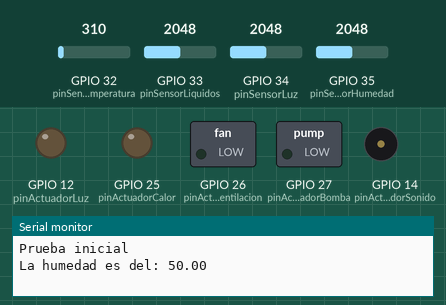
The sketch below on a simulated ESP32. Shown: switched loads named in the sketch (green lamp = pin HIGH), output pins drawn as LEDs (lit = HIGH), buzzer (waves = sounding), the last lines printed to the serial monitor. The test bench sets the inputs (shaded band); at power-on: GPIO 32 (pinSensorTemperatura) = 310, GPIO 33 (pinSensorLiquidos) = 2048, GPIO 34 (pinSensorLuz) = 2048, GPIO 35 (pinSensorHumedad) = 2048.

Above: at 0.1 s.
At 10.1 s:
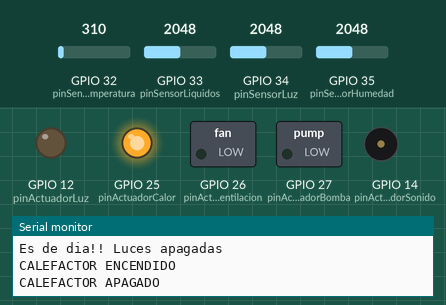
At 14.1 s:
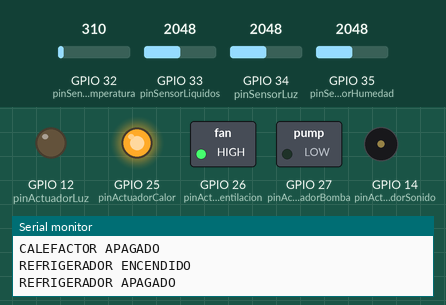
At 28.2 s:
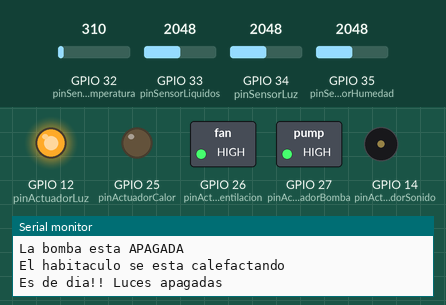
Timing chart, 0 to 29.7 s (numbered marks = the images above):
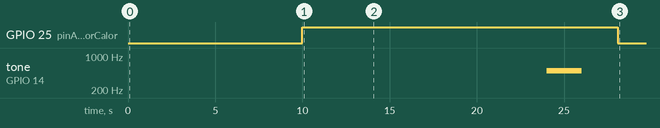

Measured:
- by itself, GPIO 25 (pinActuadorCalor): HIGH → LOW at 28.1 s

The sketch:

LaCruzVerde_v1.ino
```cpp
const int pinSensorLuz = 34;
const int pinSensorHumedad = 35;
const int pinSensorTemperatura = 32;
const int pinSensorLiquidos = 33;

const int pinActuadorCalor = 25;
const int pinActuadorVentilacion = 26;
const int pinActuadorLuz = 12;
const int pinActuadorBomba = 27;
const int pinActuadorSonido = 14;

const int frecuencia = 6000;
const int canalSonido = 0;
const int resolucion = 8;

float medidaLuz = 0;
float medidaHumedad = 0;
float medidaTemperatura = 0;
float medidaLiquidos = 0;

float humedadNecesaria = 0;
float temperaturaNecesaria = 0;

void setup() {

  Serial.begin(9600);

  pinMode(pinSensorLuz, INPUT); //Seleccion de pin para sensor de luz
  pinMode(pinSensorHumedad, INPUT); //Seleccion de pin para sensor de humedad
  pinMode(pinSensorTemperatura, INPUT); //Seleccion de pin para sensor de temperatura
  pinMode(pinSensorLiquidos, INPUT); //Seleccion de pin para sensor de liquidos

  pinMode(pinActuadorCalor, OUTPUT); //Seleccion de pin para actuador de calor (rele nº3)
  pinMode(pinActuadorVentilacion, OUTPUT); //Seleccion de pin para actuador de ventilacion (rele nº1)
  pinMode(pinActuadorLuz, OUTPUT); //Seleccion de pin para actuador de luz (rele nº4)
  pinMode(pinActuadorBomba, OUTPUT); //Seleccion de pin para actuador de bomba de agua (rele nº2)
  pinMode(pinActuadorSonido, OUTPUT); //Seleccion de pin para actuador de sonido (buzzer)

  ledcSetup(canalSonido, frecuencia, resolucion);
  ledcAttachPin(pinActuadorSonido, canalSonido);

  //Prueba inicial
  Serial.println("Prueba inicial");
  medidaLuz = (100*analogRead(pinSensorLuz))/4095; //Lectura en porcentaje
  medidaHumedad = (100-((100*analogRead(pinSensorHumedad))/4095)); //Lectura en porcentaje
  medidaTemperatura = analogRead(pinSensorTemperatura)*0,1220703125; //Lectura en grados
  medidaLiquidos = (100*analogRead(pinSensorLiquidos))/4095; //Lectura en porcentaje
  Serial.print("La humedad es del: ");
  Serial.println(medidaHumedad);
  delay(2000);
  Serial.print("La temperatura es de: ");
  Serial.print(medidaTemperatura);
  Serial.println("º");
  delay(2000);
  if(medidaLiquidos < 10){
    Serial.println("Tanque casi vacio");
  }else{
    Serial.println("Tanque lleno");
  }
  delay(2000);
  if(medidaLuz < 20){
    Serial.println("Es de noche!! Luces encendidas!!");
  }else{
    Serial.println("Es de dia!! Luces apagadas");
  }
  delay(2000);
  Serial.println("CALEFACTOR ENCENDIDO");
  digitalWrite(25, LOW);
  delay(2000);
  Serial.println("CALEFACTOR APAGADO");
  digitalWrite(25, HIGH);
  delay(2000);
  Serial.println("REFRIGERADOR ENCENDIDO");
  digitalWrite(26, LOW);
  delay(2000);
  Serial.println("REFRIGERADOR APAGADO");
  digitalWrite(26, HIGH);
  delay(2000);
  Serial.println("LUZ ENCENDIDA");
  digitalWrite(12, LOW);
  delay(2000);
  Serial.println("LUZ APAGADA");
  digitalWrite(12, HIGH);
  delay(2000);
  Serial.println("BOMBA ENCENDIDA");
  digitalWrite(27, LOW);
  delay(2000);
  Serial.println("BOMBA APAGADA");
  digitalWrite(27, HIGH);
  delay(2000);
  Serial.println("BUZZER ENCENDIDO");
  ledcWriteTone(canalSonido, 500);
  delay(2000);
  Serial.println("BUZZER APAGADO");
  ledcWriteTone(canalSonido, 0);
  delay(2000);
  Serial.println("");
}

void loop() {

  //Declaracion de medidas necesarias de la planta
  float humedadNecesaria = 20; //Peticion get de planta para obtener el parametro de humedad de la planta
  float temperaturaNecesaria = 25; //Peticion get de planta para obtener el parametro de temperatura de la planta

  //Declaracion de variables (sensores)
  medidaLuz = (100*analogRead(pinSensorLuz))/4095; //Lectura en porcentaje
  medidaHumedad = (100-((100*analogRead(pinSensorHumedad))/4095)); //Lectura en porcentaje
  medidaTemperatura = analogRead(pinSensorTemperatura)*0,1220703125; //Lectura en grados
  medidaLiquidos = (100*analogRead(pinSensorLiquidos))/4095; //Lectura en porcentaje

  //Imprimimos por el monitor Serial
  Serial.print("La humedad es del: ");
  Serial.println(medidaHumedad);
  Serial.print("La temperatura es de: ");
  Serial.print(medidaTemperatura);
  Serial.println("º");

  //Subida de datos en tiempo real de los sensores a la bbdd

  //Subida de datos en tiempo real de los actuadores a la bbdd

  //Parte funcional del sistema de riego
  if(medidaLiquidos > 10){
    Serial.println("Tanque lleno");
    if(medidaHumedad < humedadNecesaria){
      Serial.println("La bomba esta ENCENDIDA");
      digitalWrite(pinActuadorBomba, LOW);
      delay(1000);
      digitalWrite(pinActuadorBomba, HIGH);
    }else{
      Serial.println("La bomba esta APAGADA");
      digitalWrite(pinActuadorBomba, HIGH);
    }
  }else{
    Serial.println("Hay que rellenar el tanque de agua");
    ledcWriteTone(canalSonido, 500);
    delay(3000);
    ledcWriteTone(canalSonido, 0);
    delay(1000);
  }

  //Parte funcional del sistema de control de temperatura
  if(medidaTemperatura < temperaturaNecesaria){
    Serial.println("El habitaculo se esta calefactando");
    digitalWrite(pinActuadorVentilacion, HIGH);
    digitalWrite(pinActuadorCalor, LOW);
  }else if(medidaTemperatura > temperaturaNecesaria){
    Serial.println("El habitaculo se esta refrigerando");
    digitalWrite(pinActuadorVentilacion, LOW);
    digitalWrite(pinActuadorCalor, HIGH);
  }

  //Parte funcional del sistema de luminosidad
  if(medidaLuz < 20){
    Serial.println("Es de noche!! Luces encendidas!!");
    digitalWrite(pinActuadorLuz, LOW);
  }else{
    Serial.println("Es de dia!! Luces apagadas");
    digitalWrite(pinActuadorLuz, HIGH);
  }
  Serial.println("");
  delay(5000);
}
```
